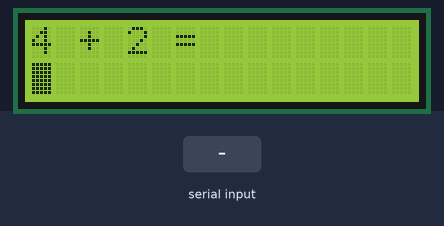
The sketch below on a simulated Arduino Uno, built with avr-gcc and run on an emulated ATmega328P. On the bench: 16×2 character LCD. The test bench sets the inputs (shaded band). Random numbers use the default seed unless the sketch sets one; what the sketch prints to the serial monitor is not drawn.

Above: at 1.2 s.
1.3 s: "90,45\n" received over Serial
At 1.55 s:
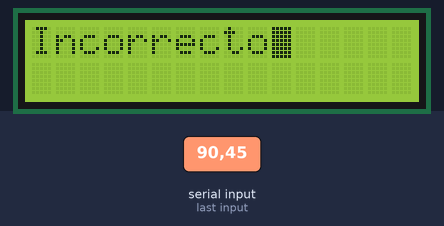
3.2 s: "5\n" received over Serial
At 3.39 s:
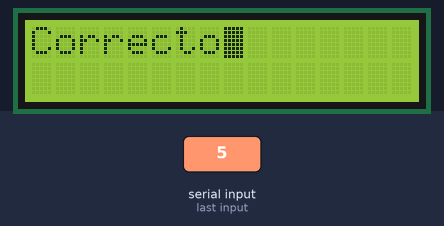
Timing chart, 0 to 6.2 s (numbered marks = the images above; inputs shaded):
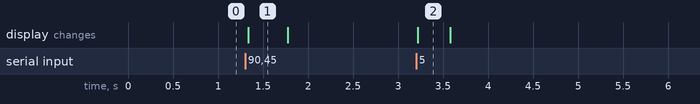

Measured:
- after the input at 1.3 s, the display: changes at once (image 1)
- after the input at 3.2 s, the display: changes at once (image 2)
- what the display in image 1 shows lasts 0.5 s, from 1.3 s to 1.8 s

The sketch:

sketch_may09a.ino
```cpp
#include <LiquidCrystal_I2C.h>

LiquidCrystal_I2C lcd(0x27,16,2);


int randNumb; // Numero random
int randNumb2; // Numero random
int resultNumb; // Resultado de los dos numeros random
int userNumber; // Numero que introduce el usuario

// Variables que se usan para la funcion de Leer y mostrar los datos que entrar por el monitor serial
const byte numChars  = 32;
char inChars[numChars] ;
bool newData = true;

void setup() {

  lcd.init();
  lcd.backlight();

  Serial.begin(9600);

}

void loop() {
              // Se randomizan dos numero y se imprimen  en el LCD por medio de una funcion
  randomEasy();

  resultNumb = randNumb + randNumb2;

              // Se entra a un ciclo infinito que lo que hace es evaluar
  while(true){

   userNumber = 0;

   recvWithEndMark();
   showData();
   Serial.println(userNumber);
    if(userNumber != 0){


    if(userNumber == resultNumb){
      lcd.clear();
      lcd.print("Correcto");
      delay(350);
      break;
      }

    else{
      lcd.clear();
      lcd.print("Incorrecto");
      delay(430);
      break;
      }
    }// Llave del while
  }
}


void randomEasy(){
  randNumb = random(1,5);
  randNumb2 = random(1,5);


  lcd.clear();

  lcd.setCursor(0,0);
  lcd.print(randNumb);
  lcd.setCursor(2,0);
  lcd.print("+");
  lcd.setCursor(4,0);
  lcd.print(randNumb2);
  lcd.setCursor(6,0);
  lcd.print("=");
  lcd.setCursor(0,1);
  lcd.blink();
}


void recvWithEndMark(){
  static byte ndx = 0;
  char endMarker = '\n';
  char rc;

  if(Serial.available() > 0){
    rc = Serial.read();

    if(rc != endMarker){
      inChars[ndx] = rc;
      ndx++;

      if(ndx >= numChars){
        ndx = numChars - 1;
      }
    }

    else{
      inChars[ndx] = "\0";
      ndx = 0;
      newData = true;
    }
  }
}


void showData(){
  if(newData == true){
    userNumber = atoi(inChars);
    newData = false;
  }
}
```
